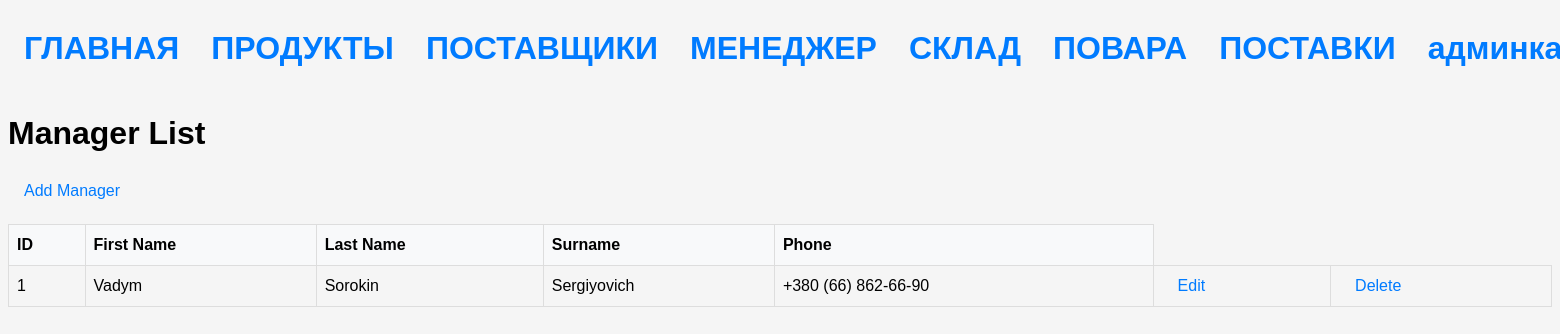
/manager/, run on the app's committed database.
### stock/models.py (models this page shows, shortened)
class Manager(Model):
    first_name = models.CharField(max_length=64)
    last_name = models.CharField(max_length=64)
    surname = models.CharField(max_length=64)
    phone = models.CharField(max_length=24)

### stock/views.py (the view)
# urls.py: path('manager/', ManagerListView.as_view(), name='manager'),
class ManagerListView(ListView):
    model = Manager
    template_name = 'manager/manager_list.html'
    context_object_name = 'managers'

### templates/manager/manager_list.html (shortened to what this page needs)
{% extends 'base.html' %}
{% block content %}
<h1>Manager List</h1>
<a href="{% url 'create_manager' %}">Add Manager</a>
<table>
    <thead>
        <tr>
            <th>ID</th>
            <th>First Name</th>
            <th>Last Name</th>
            <th>Surname</th>
            <th>Phone</th>
        </tr>
    </thead>
    <tbody>
        {% for manager in managers %}
        <tr>
            <td>{{ manager.pk }}</td>
            <td>{{ manager.first_name }}</td>
            <td>{{ manager.last_name }}</td>
            <td>{{ manager.surname }}</td>
            <td>{{ manager.phone }}</td>
            <td><a href="{% url 'update_manager' manager.pk %}">Edit</a></td>
            <td><a href="{% url 'delete_manager' manager.pk %}">Delete</a></td>
        </tr>
        {% endfor %}
    </tbody>
</table>
{% endblock %}

### static/styles/styles.css (style rules this page uses)
body { font-family: Arial, sans-serif; font-size: 16px; line-height: 1.5; background-color: #f5f5f5; }
h1, h2, h3, h4, h5, h6 { font-weight: bold; margin-top: 0; }
a { color: #007bff; text-decoration: none; margin: 1em; }
table { width: 100%; border-collapse: collapse; }
th, td { border: 1px solid #ddd; padding: 8px; text-align: left; }
th { background-color: #f8f9fa; }

### data on the page
Manager: pk "1", first_name "Vadym", last_name "Sorokin", surname "Sergiyovich", phone "+380 (66) 862-66-90"
